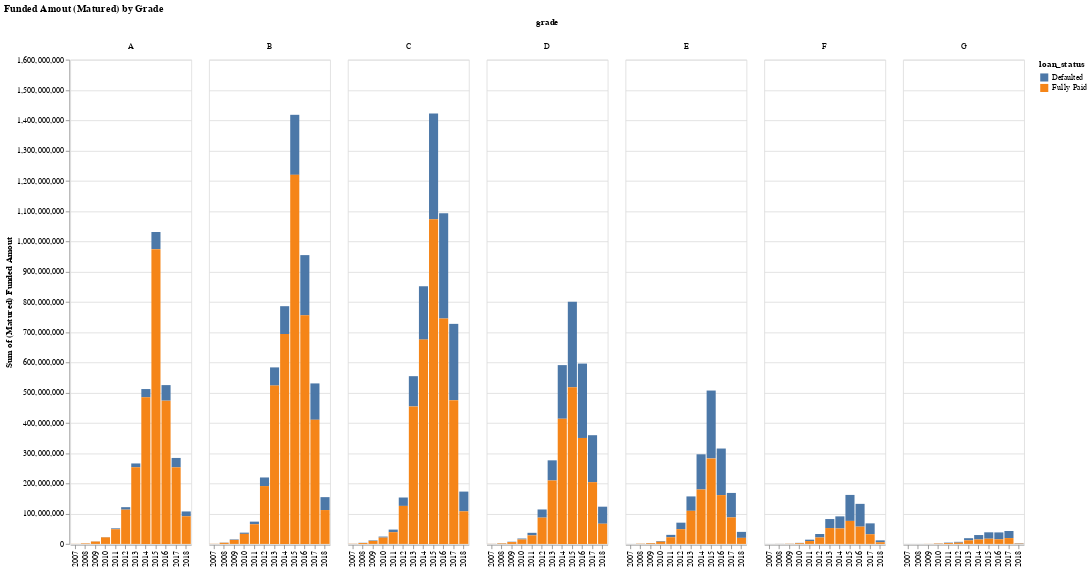

The notebook cell this image was saved under:
### Code cell
chart_data_default = eda_group_data.groupby(['grade', 'issue_date_year','loan_status'
                                            ])['loan_status_count','funded_amnt',
                                              ].agg({ 'funded_amnt':'sum', 
                                                      'loan_status_count':'count'
                                                    }).reset_index()

map_default_status = {0:'Defaulted', 1:'Fully Paid'}

chart_data_default['loan_status'] = chart_data_default['loan_status'].map(map_default_status)

alt.Chart(chart_data_default).mark_bar().encode(
    x=alt.X(field='issue_date_year',type='nominal',axis=alt.Axis(title='')),
    y=alt.Y(field='funded_amnt',type='quantitative',axis=alt.Axis(title='Sum of (Matured) Funded Amout ')),
    color='loan_status:N',
    column = 'grade:N',
    tooltip=['loan_status:N', 'grade','funded_amnt:Q'],
).properties(width=150, height=600,title='Funded Amout (Matured) by Grade')

### Figure 1 — Vega-Lite specification as saved in the notebook (floating-point values rounded to 4 significant figures; data arrays with more than 128 entries replaced by an {"elided": "..."} marker saying what was removed)
{"$schema": "https://vega.github.io/schema/vega-lite/v2.6.0.json", "config": {"view": {"height": 300, "width": 400}}, "data": {"name": "data-bcdb1bdb7dffbc8154bf11d8c97129c6"}, "datasets": {"data-bcdb1bdb7dffbc8154bf11d8c97129c6": {"elided": "166 records"}}, "encoding": {"color": {"field": "loan_status", "type": "nominal"}, "column": {"field": "grade", "type": "nominal"}, "tooltip": [{"field": "loan_status", "type": "nominal"}, {"field": "grade", "type": "nominal"}, {"field": "funded_amnt", "type": "quantitative"}], "x": {"axis": {"title": ""}, "field": "issue_date_year", "type": "nominal"}, "y": {"axis": {"title": "Sum of (Matured) Funded Amout "}, "field": "funded_amnt", "type": "quantitative"}}, "height": 600, "mark": "bar", "title": "Funded Amout (Matured) by Grade", "width": 150}
